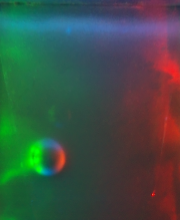
#> input picture estimation_1/img3.png, 180 x 220 px, given in place of img0_baseline.png, which was not available
$ python fast-possion.py   (older library calls are emulated)
#> lines starting #> are read from the running program, lines starting #| are printed output that depends on the picture; after the words box and inside, x2 and y2 are one past the last pixel; in counts of white or black regions, pixels touching at a corner belong together; pictures that were not available may be replaced by others from this repository, and a replacement may not be noted
import numpy as np
import cv2
import matplotlib.pyplot as plt
from sklearn.decomposition import PCA

# 1. 讀取 RGB 圖像並轉換為灰階
def grayscale(img):
    gray = cv2.cvtColor(img, cv2.COLOR_BGR2GRAY)  # 轉換為灰階
    return gray

# 2. 計算 Sobel 梯度場
def compute_gradients(gray):
    Gx = cv2.Sobel(gray, cv2.CV_64F, 1, 0, ksize=5)  # X方向梯度
    Gy = cv2.Sobel(gray, cv2.CV_64F, 0, 1, ksize=5)  # Y方向梯度
    return Gx, Gy

# 3. 透過 Fast Poisson Solver 恢復深度
def poisson_solver_fft(gradient_x, gradient_y):
    """使用 FFT 方法快速解泊松方程，從梯度場恢復深度圖"""
    div_g = np.gradient(gradient_x, axis=1) + np.gradient(gradient_y, axis=0)

    h, w = div_g.shape
    u = np.fft.fftfreq(w).reshape(1, -1)
    v = np.fft.fftfreq(h).reshape(-1, 1)
    denom = (2 * np.pi * u) ** 2 + (2 * np.pi * v) ** 2
    denom[0, 0] = 1  # 避免除零

    fft_div_g = np.fft.fft2(div_g)
    fft_z = fft_div_g / denom  # 解拉普拉斯方程
    fft_z[0, 0] = 0  # 消除 DC 分量

    depth_map = np.fft.ifft2(fft_z).real
    return depth_map

# 4. 使用閥值提取接觸區域
def extract_contact_region(depth_map, threshold=0.5):
    norm_depth = (depth_map - depth_map.min()) / (depth_map.max() - depth_map.min())  # 正規化
    contact_mask = norm_depth < threshold  # 小於閾值視為接觸區域
    return contact_mask.astype(np.uint8)

# 5. PCA 分析接觸區域的主軸方向
def compute_pca_direction(mask):
    y_indices, x_indices = np.where(mask > 0)  # 提取接觸點
    if len(x_indices) < 2:  # 如果點數太少，無法計算 PCA
        return None, None, None

    # 組合為 (x, y) 坐標點
    points = np.column_stack((x_indices, y_indices))

    # 執行 PCA
    pca = PCA(n_components=2)
    pca.fit(points)
    mean = pca.mean_
    principal_axes = pca.components_

    return mean, principal_axes, points

# 6. 視覺化結果
def visualize_results(gray, depth_map, contact_mask, mean, principal_axes):
    fig, axes = plt.subplots(1, 3, figsize=(15, 5))

    # 顯示原始灰階圖
    axes[0].imshow(gray, cmap='gray')
    axes[0].set_title("Grayscale Image")

    # 顯示深度圖，並添加 colorbar
    im = axes[1].imshow(depth_map, cmap='jet')
    fig.colorbar(im, ax=axes[1])  # ✅ 修正：用 fig.colorbar() 並指定 ax
    axes[1].set_title("Depth Map")

    # 顯示接觸區域與主軸
    axes[2].imshow(contact_mask, cmap='gray')
    axes[2].set_title("Contact Region with PCA")

    # 畫出 PCA 主軸
    if mean is not None:
        for i in range(2):
            vec = principal_axes[i] * 50  # 放大箭頭長度
            axes[2].arrow(mean[0], mean[1], vec[0], vec[1], color='red', head_width=5, head_length=5)

    plt.show()

# 7. 主函數
def process_image(img, threshold=0.5):
    gray = grayscale(img)
    Gx, Gy = compute_gradients(gray)
    depth = poisson_solver_fft(Gx, Gy)
    contact_mask = extract_contact_region(depth, threshold)
    mean, principal_axes, _ = compute_pca_direction(contact_mask)
    visualize_results(gray, depth, contact_mask, mean, principal_axes)


# 測試影像
base_path = "/home/jillisme/Documents/code/my-cam/trans-processing/cropped/img0_baseline.png"
sample_path = "/home/jillisme/Documents/code/my-cam/trans-processing/cropped/img0.png"
base_img = cv2.imread(base_path)
#> base_img is the input picture: shape (220, 180, 3); mean B, G, R 69.3, 80.2, 62
sample_img = cv2.imread(sample_path)
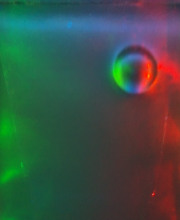
#> input picture estimation_1/img0.png, 180 x 220 px, found by its file name
#> sample_img is the input picture: shape (220, 180, 3); mean B, G, R 69.3, 80.3, 61.4
diff = cv2.absdiff(base_img, sample_img)
process_image(diff, threshold=0.6)  # 替換為你的影像路徑
#> in compute_gradients, `Gx = cv2.Sobel(gray, cv2.CV_64F, 1, 0, ksize=5)`:
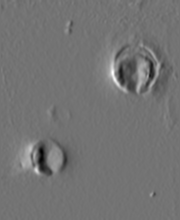
#> Gx: shape (220, 180) float64; min -2087, max 2512, mean 0.1; drawn with min black and max white
#> in compute_gradients, `Gy = cv2.Sobel(gray, cv2.CV_64F, 0, 1, ksize=5)`:
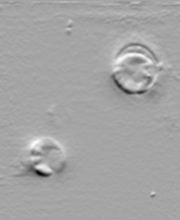
#> Gy: shape (220, 180) float64; min -2486, max 1360, mean -1.7; drawn with min black and max white
#> in poisson_solver_fft, `div_g = np.gradient(gradient_x, axis=1) + np.gradient(gradient_y, axis..`:
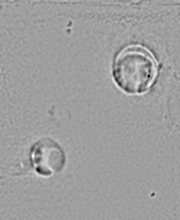
#> div_g: shape (220, 180) float64; min -1820.5, max 1106.5, mean 0.1; drawn with min black and max white
#> in poisson_solver_fft, `depth_map = np.fft.ifft2(fft_z).real`:
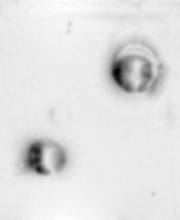
#> depth_map: shape (220, 180) float64; min -14527.4, max 1827.5, mean 0; drawn with min black and max white
#> in extract_contact_region, `contact_mask = norm_depth < threshold`:
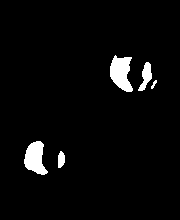
#> contact_mask: shape (220, 180) bool; 3.6% white; 5 white regions, box (x1, y1, x2, y2) and area: (110, 55, 133, 92) 572, (24, 141, 48, 175) 527, (138, 62, 152, 91) 206, (58, 151, 65, 168) 95, (151, 80, 157, 89) 25
#> in compute_pca_direction, `y_indices, x_indices = np.where(mask > 0)`: y_indices = 1425 values from 55 to 174; x_indices = 1425 values, max 156 at index 579, min 24 at index 1118, mean 89.1
#> in compute_pca_direction, `points = np.column_stack((x_indices, y_indices))`: points = 1425 pairs, first value 24 to 156, second value 55 to 174
#> in process_image, `mean, principal_axes, _ = compute_pca_direction(contact_mask)`: mean = [89.1, 110.5]; principal_axes = [[0.733, -0.68], [0.68, 0.733]]
#> the loop in visualize_results, `for i in range(2):` made 2 passes
#> vec on passes 1 to 2: [36.65, -34.01], [34.01, 36.65]
#> in visualize_results, `plt.show()`:
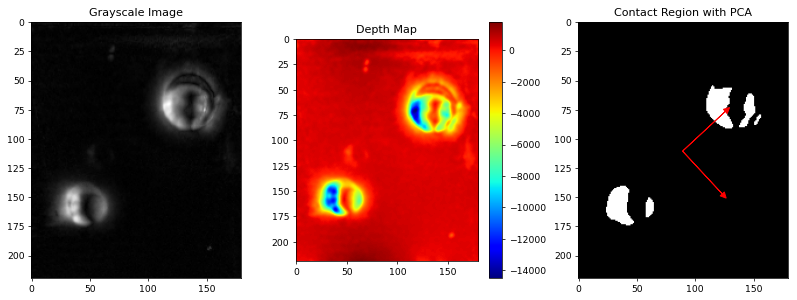
#> figure drawn by matplotlib, 4 panels
plt.show()
